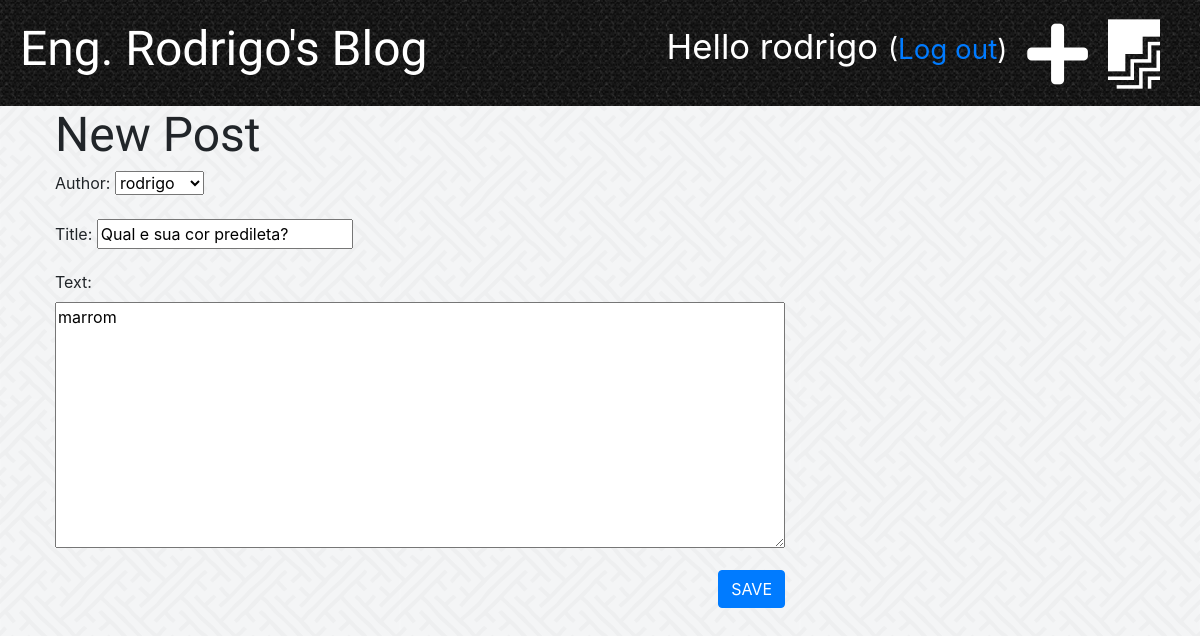
The page /post/11/edit/ (signed in) on the database its author committed.
### project/models.py (models this page shows, shortened)
class Post(models.Model):
    author = models.ForeignKey('auth.User', on_delete=models.CASCADE)
    title = models.CharField(max_length=200)
    text = models.TextField()
    created_date = models.DateTimeField(default=timezone.now)
    published_date = models.DateTimeField(blank=True, null=True)

### project/views.py (the view)
# urls.py: path('post/<int:pk>/edit/', views.post_edit, name='post_edit'),
@login_required
def post_edit(request, pk):
    post = get_object_or_404(Post, pk=pk)
    if request.method == 'POST':
        form = PostForm(request.POST, instance=post)
        if form.is_valid():
            post = form.save(commit=False)
            post.author = request.user
            post_published_date = timezone.now()
            post.save()
            return redirect('post_detail', pk=post.pk)
    else:
        form = PostForm(instance=post)
        stuff_for_frontend = {'form': form}
    return render(request, 'project/post_edit.html', stuff_for_frontend)

### project/forms.py
class PostForm(forms.ModelForm):
    class Meta:
        model = Post
        fields = ('author', 'title', 'text')

### project/templates/project/post_edit.html (shortened to what this page needs)
{% extends 'project/base.html' %}
{% block content %}
<h1>New Post</h1>
    <form method="post" class="post-form-project">
        {{ form.as_p }}
    <button type="submit" class="btn btn-primary">SAVE</button>
    </form>
{% endblock %}

### project/templates/project/base.html (shortened to what this page needs)
{% load staticfiles %}
<!DOCTYPE html>
<html lang="en">
<head>
</head>
<body>
    <link rel="stylesheet" href="https://stackpath.bootstrapcdn.com/bootstrap/4.4.1/css/bootstrap.min.css">
    <link rel="stylesheet" href="https://use.fontawesome.com/releases/v5.12.0/css/all.css">
    <link rel="stylesheet" href="{% static 'css/project.css' %}">
    <link rel="stylesheet" href="{% static 'css/zenburn.css' %}">
<body>
<div class="page-header">
    {% if user.is_authenticated %}
        <a href="{% url 'post_draft_list' %}" class="top-menu"><i class="fab fa-firstdraft fa-2x"style="color: #ffffff;"></i></a>
        <a href="{% url 'post_new' %}" class="top-menu"><i class="fas fa-plus fa-2x" style="color: #ffffff;"></i></a>
        <p class="top-menu">Hello {{ user.username }} <small>(<a href="{% url 'logout' %}">Log out</a>)</small></p>
    {% else %}
        <a href="{% url 'login' %}" class="top-menu"><i class="fas fa-sign-in-alt fa-2x" style="color: #ffffff;"></i></a>
    {% endif %}
    <h1>Eng. Rodrigo's Blog</h1>
</div>
<div class='content container'>
    <div class="row">
        <div class="col-md-8">
            {% block content %}
            {% endblock %}
        </div>
    </div>
</div>
</body>
</html>

### project/static/css/project.css (style rules this page uses)
body { background-image: url("../images/interlaced.png"); }
.page-header { background-image: url("../images/mosaic.png"); margin-top: 0; padding: 20px 20px 20px 20px; }
.page-header h1, .page-header h1 a { color: #ffffff; font-size: 36pt; text-decoration: none; }
.content { margin-left: 40px; }
h1, h2, h3, h4 { font-family: 'Tangerine', 'Inconsolata', 'Droid Sans', serif; font-size: 48px; }
.post-form-project textarea { width:100% }
.post-form-project .btn-primary { float: right; }
.top-menu { color: #ffffff; float: right; font-size: 26pt; margin-right: 20px; }

### rows shown on the page
Post: author "rodrigo", title "Qual e sua cor predileta?", text "marrom"

### other values the page prints
{{ user.username }} "rodrigo"
